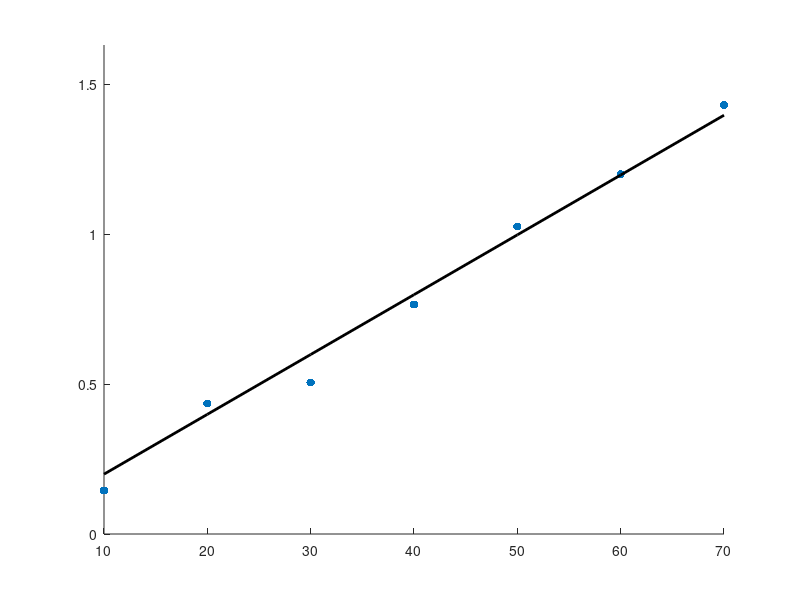

Reproduce this figure in MATLAB. (Note: this script raises an error after producing the figure.)
% LA_Ex6.m
clc; clear variables
% Part 1
F = (10:10:70).';                               % Applied Load, [N]
d = [0.145  0.435 0.505 0.765 1.025 1.199 1.430].'; % Deflection, [m]
scatter(F, d, 'filled')
ylim([0, max(d)+.2]),shg
A = [F zeros(size(F))];
FM =A\d;
FM_values = FM(1)*F;
hold on
plot(F, FM_values, 'k-', 'linewidth', 2)
gtext(['Fit model: F = '  num2str(FM(1)) '*\delta'])
gtext(['Stifness is: '  num2str(FM(1))])
grid on
xlabel('Applied Load, F [N]')
ylabel('Deflection, \delta [m]')
% Part 2. Polynomial Approximation Fcns: Curve Fitting Toolbox
FM2 = polyfit(F,d, 1);
fprintf('CFTOOL Fit Model: F(d) = %f*d \n', FM2(1));
% Part 3. Polynomial Approximation Fcns: Stats and ML Toolbox
FM3 = fitlm(F,d, 'linear');
fprintf('Stats and ML Fit Model: F(d) = %f*d \n', FM3.Coefficients.Estimate(2));

